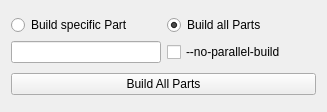
<?xml version="1.0" encoding="UTF-8"?>
<ui version="4.0">
 <class>build_dialog</class>
 <widget class="QWidget" name="build_dialog">
  <property name="geometry">
   <rect>
    <x>0</x>
    <y>0</y>
    <width>327</width>
    <height>112</height>
   </rect>
  </property>
  <property name="windowTitle">
   <string>Custom Clean - SnapCraft Gui</string>
  </property>
  <layout class="QVBoxLayout" name="verticalLayout">
   <item>
    <layout class="QGridLayout" name="gridLayout">
     <item row="2" column="0">
      <widget class="QLineEdit" name="part_name">
       <property name="sizePolicy">
        <sizepolicy hsizetype="Minimum" vsizetype="Fixed">
         <horstretch>0</horstretch>
         <verstretch>0</verstretch>
        </sizepolicy>
       </property>
      </widget>
     </item>
     <item row="0" column="1">
      <widget class="QRadioButton" name="build_all_radio">
       <property name="text">
        <string>Build all Parts</string>
       </property>
       <property name="checked">
        <bool>true</bool>
       </property>
      </widget>
     </item>
     <item row="0" column="0">
      <widget class="QRadioButton" name="specific_build_radio">
       <property name="text">
        <string>Build specific Part</string>
       </property>
      </widget>
     </item>
     <item row="2" column="1">
      <widget class="QCheckBox" name="no_parallel_build">
       <property name="text">
        <string>--no-parallel-build</string>
       </property>
      </widget>
     </item>
    </layout>
   </item>
   <item>
    <widget class="QPushButton" name="build_button">
     <property name="text">
      <string>Build All Parts</string>
     </property>
    </widget>
   </item>
  </layout>
 </widget>
 <resources/>
 <connections/>
</ui>
